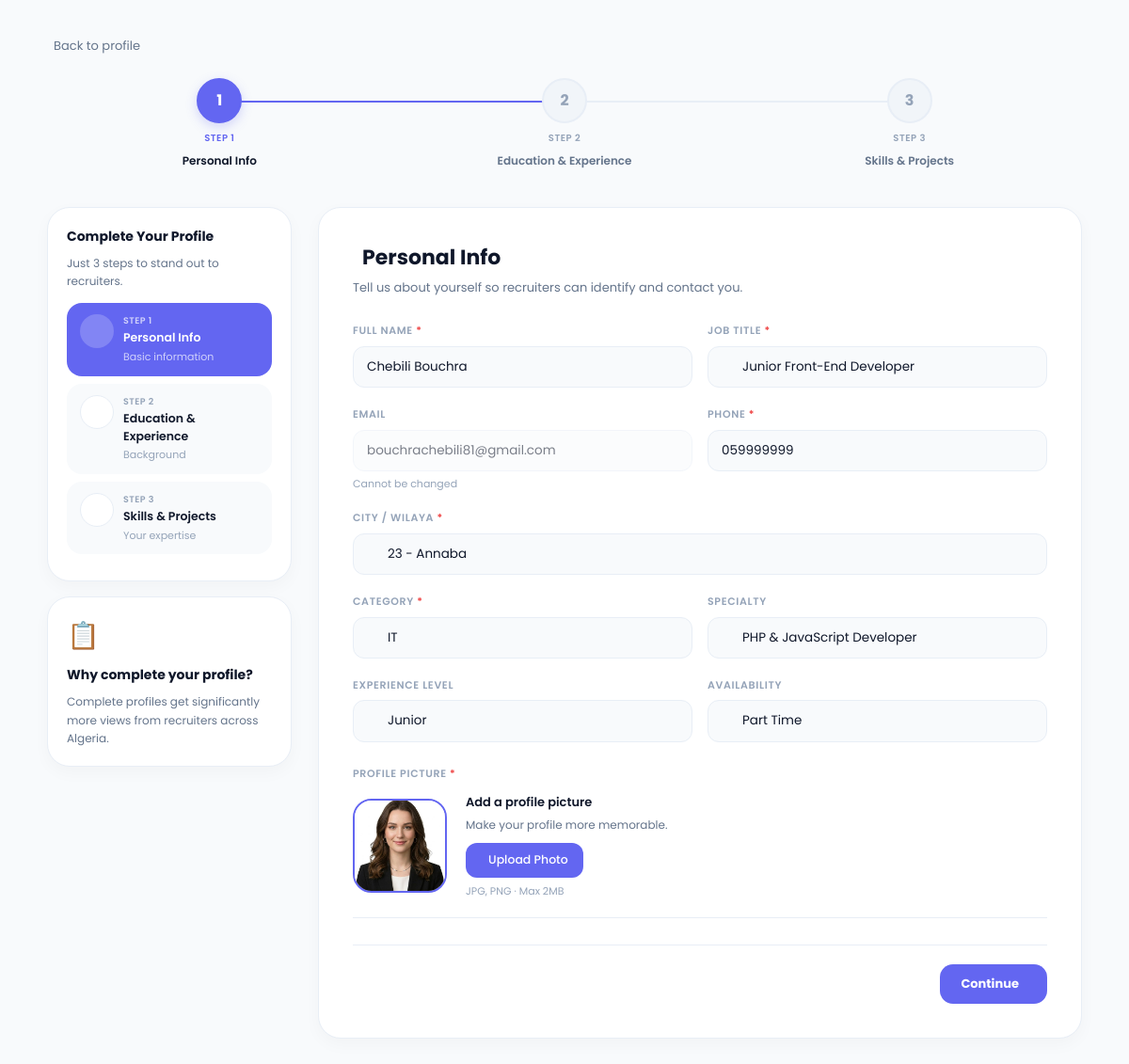
Screenshot of /edit_profile.php (signed in) with the database file from the repository.
### tables this page shows
CREATE TABLE `candidates_profiles` (
  `id` int(11) NOT NULL,
  `user_id` int(11) NOT NULL,
  `full_name` varchar(255) DEFAULT NULL,
  `phone` varchar(20) DEFAULT NULL,
  `city` varchar(100) DEFAULT NULL,
  `image_path` varchar(255) DEFAULT NULL,
  `updated_at` timestamp NOT NULL DEFAULT current_timestamp() ON UPDATE current_timestamp(),
  `job_title` varchar(255) DEFAULT NULL,
  `summary` text DEFAULT NULL,
  `category` varchar(100) DEFAULT NULL,
  `specialty` varchar(150) DEFAULT NULL,
  `availability` varchar(50) DEFAULT NULL,
  `experience_level` varchar(50) DEFAULT NULL,
  `cv_file` varchar(255) DEFAULT NULL,
  `linkedin_url` varchar(255) DEFAULT NULL,
  `github_url` varchar(255) DEFAULT NULL,
  `portfolio_url` varchar(255) DEFAULT NULL,
  `profile_views` int(11) DEFAULT 0
);

### functions.php (called while the page is built, shortened)
<?php
require_once 'config.php';
function isCandidateProfileComplete($userId)
{
    global $pdo;
    $profile = getCandidateProfile($userId);
    $stmt = $pdo->prepare("SELECT COUNT(*) FROM candidate_educations WHERE user_id = ?");
    $stmt->execute([$userId]);
    $educationCount = $stmt->fetchColumn();
    $stmt = $pdo->prepare("SELECT COUNT(*) FROM candidate_experiences WHERE user_id = ?");
    $stmt->execute([$userId]);
    $experienceCount = $stmt->fetchColumn();
    $stmt = $pdo->prepare("SELECT COUNT(*) FROM candidate_skills WHERE user_id = ?");
    $stmt->execute([$userId]);
    $skillsCount = $stmt->fetchColumn();
    return $educationCount > 0 && $experienceCount > 0 && $skillsCount > 0;
}
function getCandidateProfile($userId)
{
    global $pdo;
    $stmt = $pdo->prepare("
        SELECT *
        FROM candidates_profiles
        WHERE user_id = ?
    ");
    $stmt->execute([$userId]);
    return $stmt->fetch(PDO::FETCH_ASSOC) ?: [];
}

### config.php (called while the page is built, shortened)
<?php
function e($str) {
    return htmlspecialchars((string)$str, ENT_QUOTES, 'UTF-8');
}

### edit_profile.php (the view, shortened to what this page needs)
<?php
require_once 'config.php';
require_once 'functions.php';
$userId = $_SESSION['user']['id'];
$profile = getCandidateProfile($userId);
$isProfileIncomplete = !isCandidateProfileComplete($userId);
$section = trim($_GET['section'] ?? 'all');
$currentStep  = intval($_GET['step'] ?? 1);
$totalSteps   = 3;
$isSectionEdit = ($section !== 'all');
?>
<!DOCTYPE html>
<html lang="en">
<head>
    <?php include 'includes/tailwind-head.php'; ?>
    <link rel="stylesheet" href="css/all.min.css">
    <link rel="stylesheet" href="https://cdn.jsdelivr.net/npm/@tabler/icons-webfont@latest/dist/tabler-icons.min.css">
</head>
<body>
    <main>
        <div class="ep-container">
            <a href="profile.php?id=<?= (int)$_SESSION['user']['id'] ?>" class="ep-back-btn">
                <i class="ti ti-arrow-left"></i> Back to profile
            </a>
            <?php if (!$isSectionEdit): ?>
                <div class="ep-progress-wrapper">
                    <?php
                    $steps = [
                        1 => ['label' => 'Step 1', 'name' => 'Personal Info',          'icon' => 'ti ti-user'],
                        2 => ['label' => 'Step 2', 'name' => 'Education & Experience', 'icon' => 'ti ti-school'],
                        3 => ['label' => 'Step 3', 'name' => 'Skills & Projects',      'icon' => 'ti ti-code'],
                    ];
                    for ($i = 1; $i <= $totalSteps; $i++):
                        $cls = $i < $currentStep ? 'done' : ($i === $currentStep ? 'active' : '');
                    ?>
                        <div class="ep-progress-step <?= $cls ?>">
                            <div class="ep-progress-circle">
                                <?php if ($i < $currentStep): ?>
                                    <i class="ti ti-check"></i>
                                <?php else: ?>
                                    <?= $i ?>
                                <?php endif; ?>
                            </div>
                            <div class="ep-progress-label"><?= $steps[$i]['label'] ?></div>
                            <div class="ep-progress-name"><?= $steps[$i]['name'] ?></div>
                        </div>
                    <?php endfor; ?>
                </div>
                <div class="ep-layout">
                    <aside class="ep-sidebar">
                        <div class="ep-sidebar-card">
                            <div class="ep-sidebar-title">Complete Your Profile</div>
                            <div class="ep-sidebar-text">Just 3 steps to stand out to recruiters.</div>
                            <div style="margin-top:14px;">
                                <?php
                                $stepDescs = [
                                    1 => ['icon' => 'ti ti-user',      'title' => 'Personal Info',          'desc' => 'Basic information'],
                                    2 => ['icon' => 'ti ti-school',    'title' => 'Education & Experience', 'desc' => 'Background'],
                                    3 => ['icon' => 'ti ti-briefcase', 'title' => 'Skills & Projects',      'desc' => 'Your expertise'],
                                ];
                                for ($i = 1; $i <= $totalSteps; $i++):
                                    $cls = $i < $currentStep ? 'done' : ($i === $currentStep ? 'active' : 'pending');
                                ?>
                                    <div class="step-item <?= $cls ?>">
                                        <div class="step-item-ico"><i class="ti <?= $stepDescs[$i]['icon'] ?>"></i></div>
                                        <div>
                                            <div class="step-item-label">Step <?= $i ?></div>
                                            <div class="step-item-name"><?= $stepDescs[$i]['title'] ?></div>
                                            <div class="step-item-desc"><?= $stepDescs[$i]['desc'] ?></div>
                                        </div>
                                    </div>
                                <?php endfor; ?>
                            </div>
                        </div>
                        <div class="ep-sidebar-card">
                            <div style="font-size:28px;margin-bottom:10px;">📋</div>
                            <div class="ep-sidebar-title">Why complete your profile?</div>
                            <div class="ep-sidebar-text">Complete profiles get significantly more views from recruiters across Algeria.</div>
                        </div>
                    </aside>
                    <div class="ep-card">
                        <div class="ep-card-header">
                            <h2><i class="ti <?= $steps[$currentStep]['icon'] ?>"></i> <?= $steps[$currentStep]['name'] ?></h2>
                            <p>
                                <?php if ($currentStep === 1): ?>Tell us about yourself so recruiters can identify and contact you.
                                <?php elseif ($currentStep === 2): ?>Share your academic background and professional journey.
                                <?php else: ?>Help recruiters understand what you can do and what drives you.<?php endif; ?>
                            </p>
                        </div>
                        <form method="POST" action="edit_profile.php?step=<?= $currentStep ?>" enctype="multipart/form-data">
                            <?php if ($currentStep === 1): ?>
                                <div class="ep-field-group" style="margin-bottom:20px;">
                                    <div class="ep-field" style="margin-bottom:0;">
                                        <label class="ep-field-required">Full Name</label>
                                        <input type="text" name="full_name" value="<?php echo e($profile['full_name'] ?? ''); ?>" required>
                                    </div>
                                    <div class="ep-field" style="margin-bottom:0;">
                                        <label class="ep-field-required">Job Title</label>
                                        <div class="ac-wrap">
                                            <input type="text" name="job_title" id="input-jobtitle-sec"
                                                value="<?php echo e($profile['job_title'] ?? ''); ?>"
                                                placeholder="e.g. Software Engineer" autocomplete="off">
                                        </div>
                                    </div>
                                </div>
                                <div class="ep-field-group" style="margin-bottom:20px;">
                                    <div class="ep-field" style="margin-bottom:0;">
                                        <label>Email</label>
                                        <input type="email" value="<?php echo e($_SESSION['user']['email']); ?>" disabled style="opacity:.55;">
                                        <div class="ep-field-hint">Cannot be changed</div>
                                    </div>
                                    <div class="ep-field" style="margin-bottom:0;">
                                        <label class="ep-field-required">Phone</label>
                                        <input type="tel" name="phone" value="<?php echo e($profile['phone'] ?? ''); ?>">
                                    </div>
                                </div>
                                <div class="ep-field">
                                    <label class="ep-field-required">City / Wilaya</label>
                                    <div class="ac-wrap">
                                        <input type="text" name="city" id="input-city-w1"
                                            value="<?php echo e($profile['city'] ?? ''); ?>"
                                            placeholder="e.g. 05 - Batna" autocomplete="off">
                                    </div>
                                </div>
                                <div class="ep-field-group" style="margin-bottom:20px;">
                                    <div class="ep-field" style="margin-bottom:0;">
                                        <label class="ep-field-required">Category</label>
                                        <div class="ac-wrap">
                                            <input type="text" name="category" id="input-category-w1"
                                                value="<?php echo e($profile['category'] ?? ''); ?>"
                                                placeholder="e.g. IT / Development" autocomplete="off">
                                        </div>
                                    </div>
                                    <div class="ep-field" style="margin-bottom:0;">
                                        <label>Specialty</label>
                                        <div class="ac-wrap">
                                            <input type="text" name="specialty" id="input-specialty-w1"
                                                value="<?php echo e($profile['specialty'] ?? ''); ?>"
                                                placeholder="e.g. React Developer" autocomplete="off">
                                        </div>
                                    </div>
                                </div>
                                <div class="ep-field-group" style="margin-bottom:20px;">
                                    <div class="ep-field" style="margin-bottom:0;">
                                        <label>Experience Level</label>
                                        <div class="ac-wrap">
                                            <input type="text" name="experience_level" id="input-explevel-w1"
                                                value="<?php echo e($profile['experience_level'] ?? ''); ?>"
                                                placeholder="e.g. Junior" autocomplete="off">
                                        </div>
                                    </div>
                                    <div class="ep-field" style="margin-bottom:0;">
                                        <label>Availability</label>
                                        <div class="ac-wrap">
                                            <input type="text" name="availability" id="input-avail-w1"
                                                value="<?php echo e($profile['availability'] ?? ''); ?>"
                                                placeholder="e.g. Available" autocomplete="off">
                                        </div>
                                    </div>
                                </div>
                                <div class="ep-avatar-section">
                                    <label class="ep-field-required" style="font-size:11px;font-weight:600;color:#94a3b8;text-transform:uppercase;letter-spacing:.06em;">Profile Picture</label>
                                    <div class="ep-avatar-row">
                                        <div class="ep-avatar-preview" id="avatarPreview">
                                            <?php if (!empty($profile['image_path'])): ?>
                                                <img src="<?php echo e($profile['image_path']); ?>" alt="Profile">
                                            <?php else: ?>
                                                <?php echo e(strtoupper(mb_substr($profile['full_name'] ?? 'U', 0, 1))); ?>
                                            <?php endif; ?>
                                        </div>
                                        <div class="ep-avatar-content">
                                            <h3>Add a profile picture</h3>
                                            <p>Make your profile more memorable.</p>
                                            <label class="ep-file-label"><i class="ti ti-upload"></i> Upload Photo<input type="file" name="image" accept="image/*" onchange="previewAvatar(this)"></label>
                                            <div class="ep-field-hint" style="margin-top:6px;">JPG, PNG · Max 2MB</div>
                                        </div>
                                    </div>
                                </div>
                            <?php endif; ?>
                            <div class="ep-actions">
                                <div><?php if ($currentStep < $totalSteps): ?><button type="submit" class="btn-primary">Continue <i class="ti ti-arrow-right"></i></button><?php else: ?><button type="submit" class="btn-primary"><i class="ti ti-check"></i> Complete Profile</button><?php endif; ?></div>
                            </div>
                        </form>
                    </div>
                </div>
            <?php endif; ?>
        </div>
    </main>
</body>
</html>

### includes/tailwind-head.php (style rules this page uses)
:root { color-scheme: light; }
html { scroll-behavior: smooth; }
body { font-family: 'Inter', system-ui, sans-serif; background-color: #f8fafc; color: #0f172a; min-height: 100vh; }

### rows the page displays
candidates_profiles: full_name "Chebili Bouchra", job_title "Junior Front-End Developer", phone "059999999", city "23 - Annaba", category "IT", specialty "PHP & JavaScript Developer", experience_level "Junior", availability "Part Time", image_path (picture)

### other values shown
$steps[$i]['label'] "STEP 1"
$steps[$i]['name'] "Personal Info"
$steps[$i]['label'] "STEP 2"
$steps[$i]['name'] "Education & Experience"
$steps[$i]['label'] "STEP 3"
$steps[$i]['name'] "Skills & Projects"
$stepDescs[$i]['title'] "Personal Info"
$stepDescs[$i]['desc'] "Basic information"
$stepDescs[$i]['title'] "Education & Experience"
$stepDescs[$i]['desc'] "Background"
$stepDescs[$i]['title'] "Skills & Projects"
$stepDescs[$i]['desc'] "Your expertise"
$steps[$currentStep]['name'] "Personal Info"
